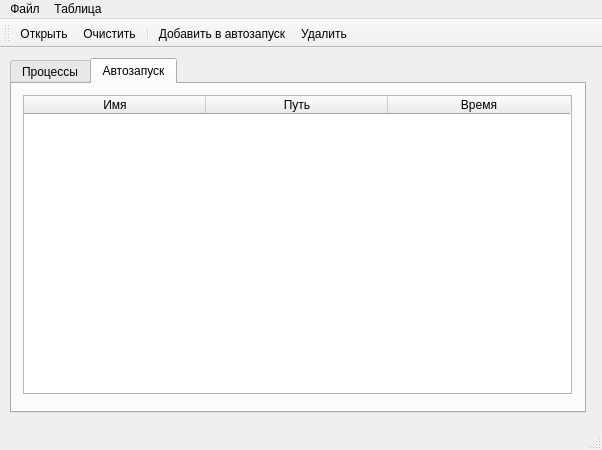
<?xml version="1.0" encoding="UTF-8"?>
<ui version="4.0">
 <class>Project1Class</class>
 <widget class="QMainWindow" name="Project1Class">
  <property name="geometry">
   <rect>
    <x>0</x>
    <y>0</y>
    <width>602</width>
    <height>450</height>
   </rect>
  </property>
  <property name="sizePolicy">
   <sizepolicy hsizetype="Fixed" vsizetype="Fixed">
    <horstretch>0</horstretch>
    <verstretch>0</verstretch>
   </sizepolicy>
  </property>
  <property name="minimumSize">
   <size>
    <width>602</width>
    <height>450</height>
   </size>
  </property>
  <property name="maximumSize">
   <size>
    <width>602</width>
    <height>450</height>
   </size>
  </property>
  <property name="windowTitle">
   <string>Monitor</string>
  </property>
  <widget class="QWidget" name="centralWidget">
   <widget class="QTabWidget" name="tabWidget">
    <property name="geometry">
     <rect>
      <x>10</x>
      <y>10</y>
      <width>576</width>
      <height>355</height>
     </rect>
    </property>
    <property name="currentIndex">
     <number>1</number>
    </property>
    <widget class="QWidget" name="tab_9">
     <attribute name="title">
      <string>Процессы</string>
     </attribute>
     <widget class="QWidget" name="gridLayoutWidget">
      <property name="geometry">
       <rect>
        <x>0</x>
        <y>0</y>
        <width>571</width>
        <height>291</height>
       </rect>
      </property>
      <layout class="QGridLayout" name="gridLayout">
       <item row="0" column="0" colspan="2">
        <widget class="QTableWidget" name="tableWidget">
         <property name="contextMenuPolicy">
          <enum>Qt::CustomContextMenu</enum>
         </property>
         <property name="editTriggers">
          <set>QAbstractItemView::NoEditTriggers</set>
         </property>
         <property name="selectionMode">
          <enum>QAbstractItemView::SingleSelection</enum>
         </property>
         <property name="selectionBehavior">
          <enum>QAbstractItemView::SelectRows</enum>
         </property>
         <attribute name="horizontalHeaderDefaultSectionSize">
          <number>182</number>
         </attribute>
         <column>
          <property name="text">
           <string>Имя</string>
          </property>
         </column>
         <column>
          <property name="text">
           <string>Путь</string>
          </property>
         </column>
         <column>
          <property name="text">
           <string>Состояние</string>
          </property>
         </column>
        </widget>
       </item>
      </layout>
     </widget>
     <widget class="QPushButton" name="buttonClose">
      <property name="geometry">
       <rect>
        <x>440</x>
        <y>300</y>
        <width>131</width>
        <height>24</height>
       </rect>
      </property>
      <property name="text">
       <string>Завершить процесс</string>
      </property>
     </widget>
    </widget>
    <widget class="QWidget" name="tab_10">
     <attribute name="title">
      <string>Автозапуск</string>
     </attribute>
     <widget class="QWidget" name="gridLayoutWidget_2">
      <property name="geometry">
       <rect>
        <x>0</x>
        <y>0</y>
        <width>571</width>
        <height>321</height>
       </rect>
      </property>
      <layout class="QGridLayout" name="gridLayout_3">
       <item row="0" column="0">
        <widget class="QTableWidget" name="autoStartTableWidget">
         <property name="contextMenuPolicy">
          <enum>Qt::CustomContextMenu</enum>
         </property>
         <property name="editTriggers">
          <set>QAbstractItemView::NoEditTriggers</set>
         </property>
         <property name="selectionMode">
          <enum>QAbstractItemView::SingleSelection</enum>
         </property>
         <property name="selectionBehavior">
          <enum>QAbstractItemView::SelectRows</enum>
         </property>
         <attribute name="horizontalHeaderDefaultSectionSize">
          <number>182</number>
         </attribute>
         <column>
          <property name="text">
           <string>Имя</string>
          </property>
         </column>
         <column>
          <property name="text">
           <string>Путь</string>
          </property>
         </column>
         <column>
          <property name="text">
           <string>Время</string>
          </property>
         </column>
        </widget>
       </item>
      </layout>
     </widget>
    </widget>
   </widget>
  </widget>
  <widget class="QMenuBar" name="menuBar">
   <property name="geometry">
    <rect>
     <x>0</x>
     <y>0</y>
     <width>602</width>
     <height>21</height>
    </rect>
   </property>
   <widget class="QMenu" name="menu">
    <property name="title">
     <string>Файл</string>
    </property>
    <addaction name="actionOpen"/>
   </widget>
   <widget class="QMenu" name="menu_2">
    <property name="title">
     <string>Таблица</string>
    </property>
    <addaction name="actionClear"/>
    <addaction name="actionDelete"/>
    <addaction name="actionAddToAutoStart"/>
   </widget>
   <addaction name="menu"/>
   <addaction name="menu_2"/>
  </widget>
  <widget class="QStatusBar" name="statusBar"/>
  <widget class="QToolBar" name="toolBar">
   <property name="windowTitle">
    <string>toolBar</string>
   </property>
   <attribute name="toolBarArea">
    <enum>TopToolBarArea</enum>
   </attribute>
   <attribute name="toolBarBreak">
    <bool>false</bool>
   </attribute>
   <addaction name="actionOpen"/>
   <addaction name="actionClear"/>
   <addaction name="separator"/>
   <addaction name="actionAddToAutoStart"/>
   <addaction name="actionDelete"/>
  </widget>
  <action name="actionOpen">
   <property name="icon">
    <iconset resource="Project1.qrc">
     <normaloff>:/Project1/img/folder.png</normaloff>:/Project1/img/folder.png</iconset>
   </property>
   <property name="text">
    <string>Открыть</string>
   </property>
  </action>
  <action name="actionClear">
   <property name="icon">
    <iconset resource="Project1.qrc">
     <normaloff>:/Project1/img/clear.png</normaloff>:/Project1/img/clear.png</iconset>
   </property>
   <property name="text">
    <string>Очистить</string>
   </property>
  </action>
  <action name="actionDelete">
   <property name="icon">
    <iconset resource="Project1.qrc">
     <normaloff>:/Project1/img/cancel.png</normaloff>:/Project1/img/cancel.png</iconset>
   </property>
   <property name="text">
    <string>Удалить</string>
   </property>
  </action>
  <action name="actionAddToAutoStart">
   <property name="icon">
    <iconset resource="Project1.qrc">
     <normaloff>:/Project1/img/check.png</normaloff>:/Project1/img/check.png</iconset>
   </property>
   <property name="text">
    <string>Добавить в автозапуск</string>
   </property>
  </action>
 </widget>
 <layoutdefault spacing="6" margin="11"/>
 <resources>
  <include location="Project1.qrc"/>
 </resources>
 <connections/>
</ui>
